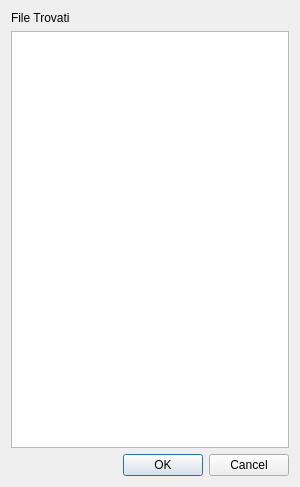
<?xml version="1.0" encoding="UTF-8"?>
<ui version="4.0">
 <class>Dialog</class>
 <widget class="QDialog" name="Dialog">
  <property name="geometry">
   <rect>
    <x>0</x>
    <y>0</y>
    <width>300</width>
    <height>487</height>
   </rect>
  </property>
  <property name="windowTitle">
   <string>Dialog</string>
  </property>
  <layout class="QGridLayout" name="gridLayout">
   <item row="0" column="0">
    <layout class="QVBoxLayout" name="verticalLayout_2">
     <item>
      <layout class="QVBoxLayout" name="verticalLayout">
       <item>
        <widget class="QLabel" name="label">
         <property name="text">
          <string>File Trovati</string>
         </property>
        </widget>
       </item>
       <item>
        <widget class="QListWidget" name="LstResult"/>
       </item>
       <item>
        <widget class="QDialogButtonBox" name="buttonBox">
         <property name="orientation">
          <enum>Qt::Horizontal</enum>
         </property>
         <property name="standardButtons">
          <set>QDialogButtonBox::Cancel|QDialogButtonBox::Ok</set>
         </property>
        </widget>
       </item>
      </layout>
     </item>
    </layout>
   </item>
  </layout>
 </widget>
 <resources/>
 <connections>
  <connection>
   <sender>buttonBox</sender>
   <signal>accepted()</signal>
   <receiver>Dialog</receiver>
   <slot>accept()</slot>
   <hints>
    <hint type="sourcelabel">
     <x>248</x>
     <y>254</y>
    </hint>
    <hint type="destinationlabel">
     <x>157</x>
     <y>274</y>
    </hint>
   </hints>
  </connection>
  <connection>
   <sender>buttonBox</sender>
   <signal>rejected()</signal>
   <receiver>Dialog</receiver>
   <slot>reject()</slot>
   <hints>
    <hint type="sourcelabel">
     <x>316</x>
     <y>260</y>
    </hint>
    <hint type="destinationlabel">
     <x>286</x>
     <y>274</y>
    </hint>
   </hints>
  </connection>
 </connections>
</ui>
